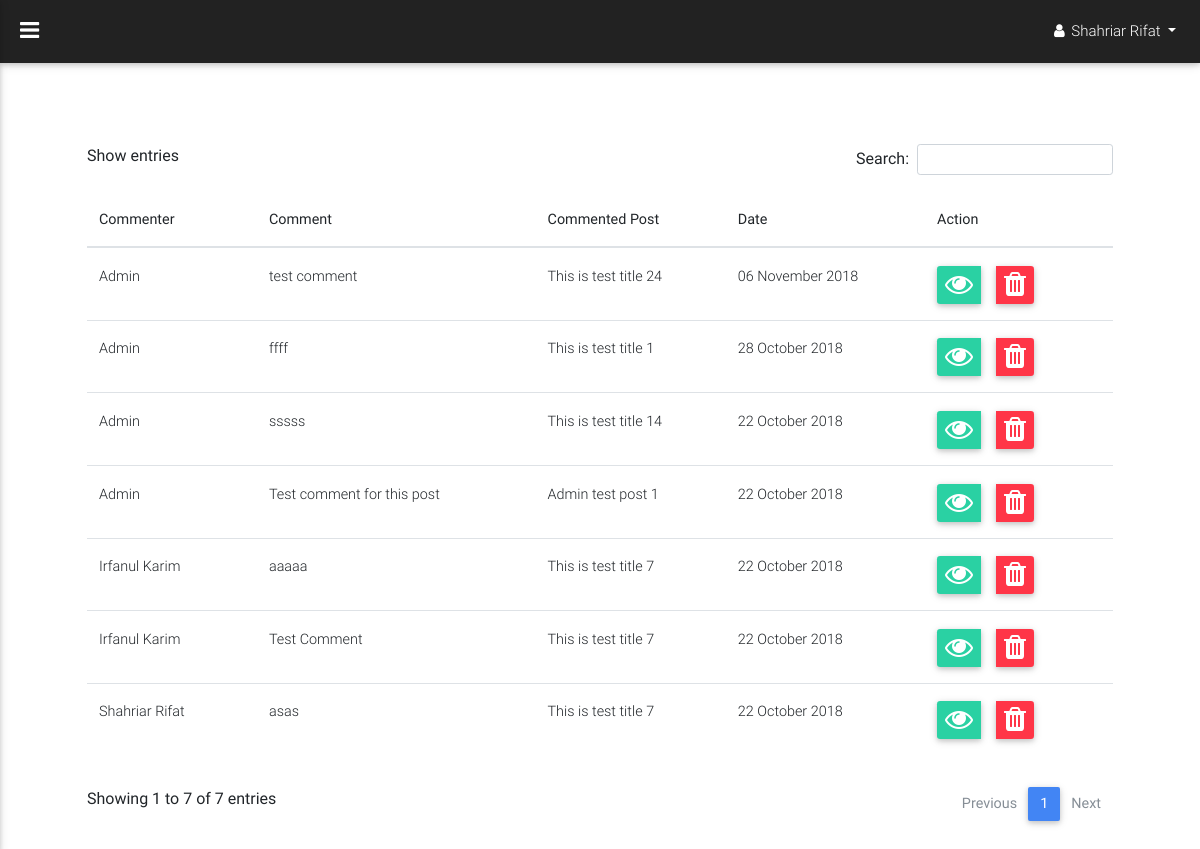
The page /allComments.php (signed in) on the database its author committed.
### tables this page shows
CREATE TABLE `comments` (
  `id` int(10) UNSIGNED NOT NULL,
  `body` varchar(100) NOT NULL,
  `user_id` int(10) NOT NULL,
  `post_id` int(10) NOT NULL,
  `created_at` timestamp NOT NULL DEFAULT CURRENT_TIMESTAMP ON UPDATE CURRENT_TIMESTAMP
);

CREATE TABLE `users` (
  `id` int(10) UNSIGNED NOT NULL,
  `name` varchar(30) NOT NULL,
  `email` varchar(50) NOT NULL,
  `image` varchar(50) DEFAULT NULL,
  `password` varchar(255) NOT NULL,
  `activation_code` varchar(100) DEFAULT NULL,
  `active` tinyint(3) DEFAULT '0',
  `user_type` tinyint(3) DEFAULT '0',
  `created_at` timestamp NOT NULL DEFAULT CURRENT_TIMESTAMP ON UPDATE CURRENT_TIMESTAMP
);

CREATE TABLE `posts` (
  `id` int(10) UNSIGNED NOT NULL,
  `title` varchar(50) NOT NULL,
  `body` mediumtext NOT NULL,
  `categories` varchar(50) DEFAULT NULL,
  `feature_image` varchar(50) DEFAULT NULL,
  `status` tinyint(3) DEFAULT '0',
  `created_at` timestamp NOT NULL DEFAULT CURRENT_TIMESTAMP ON UPDATE CURRENT_TIMESTAMP,
  `user_id` int(10) UNSIGNED NOT NULL
);

### allComments.php (the view, shortened to what this page needs)
<?php
include 'DB/db_connect.php';
include 'layout/admin_top.php';
$result = $conn->query("select comments.*, users.name, posts.title from ((comments inner join posts on comments.post_id = posts.id)inner join users on comments.user_id = users.id) order by comments.created_at DESC");
?>
<table id="postTable" class="table table-responsive-sm">
    <thead>
    <tr>
        <th>Commenter</th>
        <th>Comment</th>
        <th>Commented Post</th>
        <th>Date</th>
        <th>Action</th>
    </tr>
    </thead>
    <tbody>
<?php
if($result){
if ($result->num_rows > 0){
    while ($data = $result->fetch_object()){ ?>
            <tr>
                <td><a href="userProfile.php?profileId=<?php echo $data->user_id; ?>"><?php echo $data->name; ?></a></td>
                <td><?php echo $data->body; ?></td>
                <td><?php echo $data->title; ?></td>
                <td><?php $date=date_create($data->created_at);
                    echo date_format($date,"d F Y"); ?></td>
                <td>
                    <div class="btn-group btn-group-sm">
                    <a href="postSingle.php?postId=<?php echo $data->post_id; ?>" class="btn btn-primary"><i class="fa fa-2x fa-eye"></i></a>
                    <a href="comment.php?commentId=<?php echo $data->id; ?>" class="btn btn-danger delete-comment"><i class="fa fa-2x fa-trash"></i></a>
                    </div>
                </td>
            </tr>
<?php
    }
} ?>
     </tbody>
        </table>
<?php
}else{
    echo "no comment found";
}
?>
<?php
include 'layout/admin_bottom.php';
?>

### resources/css/addons/datatables.css (style rules this page uses)
table.dataTable thead { cursor: pointer; }

### rows shown on the page
comments: user.name "Admin", body "test comment", post.title "This is test title 24", created_at "06 November 2018"
comments: user.name "Admin", body "ffff", post.title "This is test title 1", created_at "28 October 2018"
comments: user.name "Admin", body "sssss", post.title "This is test title 14", created_at "22 October 2018"
comments: user.name "Shahriar Rifat", body "asas", post.title "This is test title 7", created_at "22 October 2018"
comments: user.name "Admin", body "Test comment for this post", post.title "Admin test post 1", created_at "22 October 2018"
comments: user.name "Irfanul Karim", body "aaaaa", post.title "This is test title 7", created_at "22 October 2018"
comments: user.name "Irfanul Karim", body "Test Comment", post.title "This is test title 7", created_at "22 October 2018"

### other values the page prints
$_SESSION['username'] "Shahriar Rifat"
